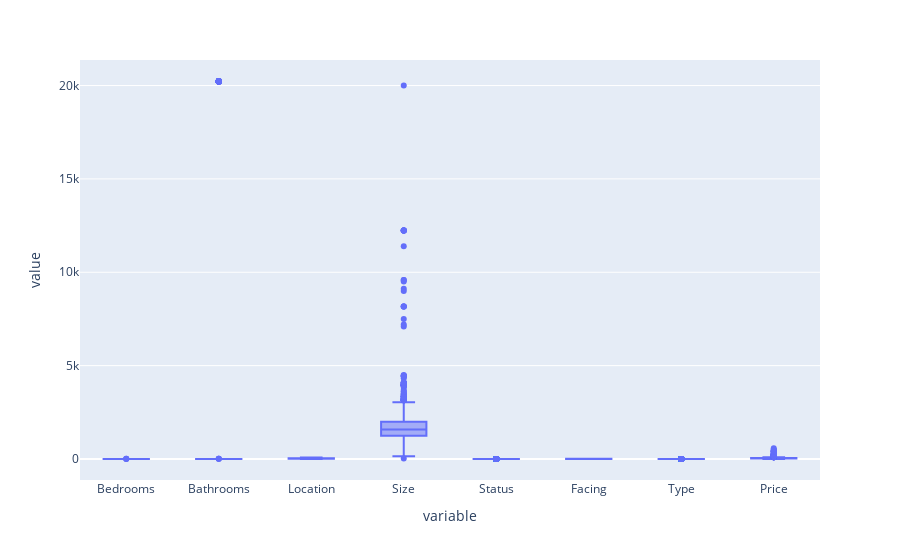

Notebook source saved alongside this figure:
### Code cell
px.box(data)

### Figure 1 — Plotly figure (JSON) as saved in the notebook; plotly's stock layout.template omitted (floating-point values rounded to 4 significant figures; data arrays with more than 128 entries replaced by an {"elided": "..."} marker saying what was removed)
{"data": [{"alignmentgroup": "True", "hovertemplate": "variable=%{x}<br>value=%{y}<extra></extra>", "legendgroup": "", "marker": {"color": "#636efa"}, "name": "", "notched": false, "offsetgroup": "", "orientation": "v", "showlegend": false, "type": "box", "x": {"elided": "8480 str values"}, "x0": " ", "xaxis": "x", "y": {"elided": "8480 float values"}, "y0": " ", "yaxis": "y"}], "layout": {"boxmode": "group", "legend": {"tracegroupgap": 0}, "margin": {"t": 60}, "xaxis": {"anchor": "y", "domain": [0, 1], "title": {"text": "variable"}}, "yaxis": {"anchor": "x", "domain": [0, 1], "title": {"text": "value"}}}}
